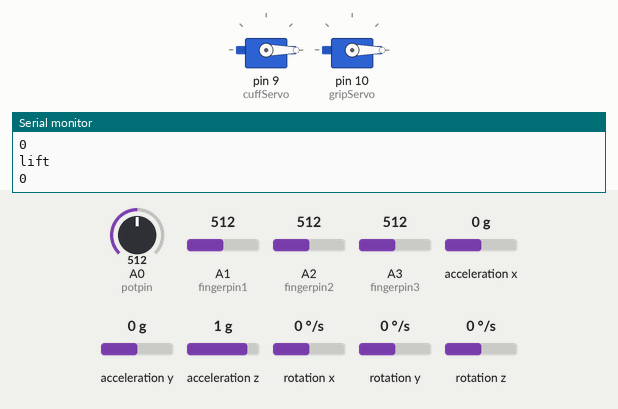
A sketch run on a simulated Arduino Uno, built with avr-gcc and run on an emulated ATmega328P. Shown: 2 × servo, the last lines printed to the serial monitor. Inputs (shaded band) come from the test bench; at power-on: A0 (potpin) = 512, A1 (fingerpin1) = 512, A2 (fingerpin2) = 512, A3 (fingerpin3) = 512, acceleration x 0 g, acceleration y 0 g, acceleration z 1 g, rotation x 0 °/s, rotation y 0 °/s, rotation z 0 °/s.

Above: at 2.7 s.
2.8 s: A0 (potpin) set to 156
5.8 s: A0 (potpin) set to 132
At 7.2 s:
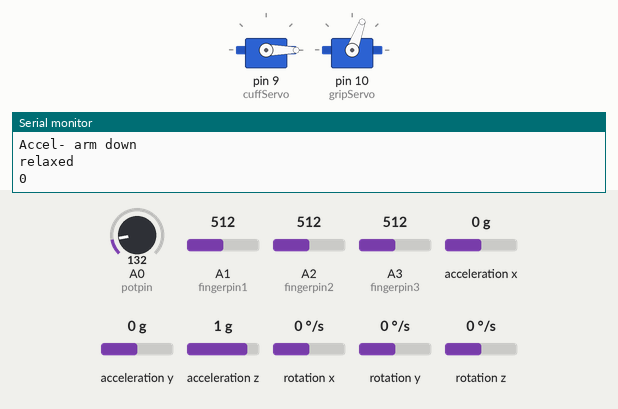
8.0 s: A0 (potpin) set to 306
At 9.2 s:
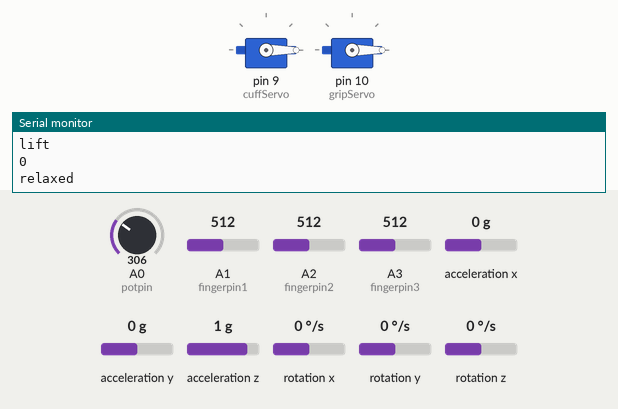
9.5 s: A0 (potpin) set to 70
At 10.7 s:
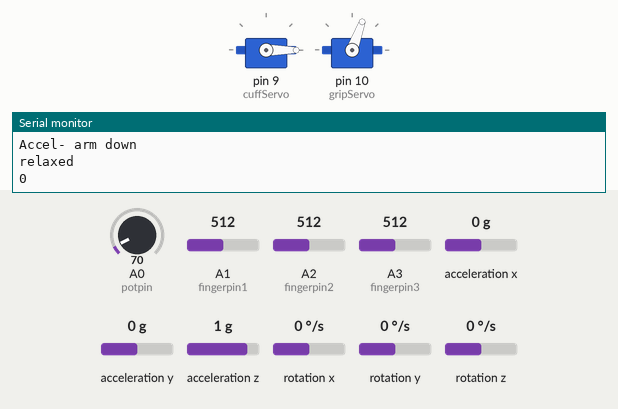
Timing chart, 0 to 12.5 s (numbered marks = the images above; inputs shaded):
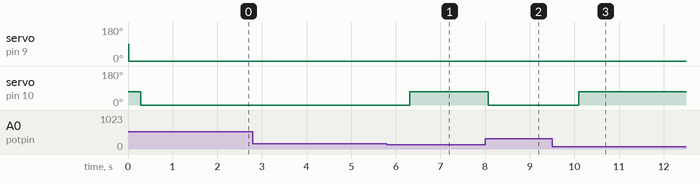

Measured:
- the behaviour switches between 141 and 140 on A0 (potpin) (found by bisection; images 0 and 1)
- after the input at 5.8 s, servo on pin 10 (gripServo): 0° → 70° after 0.52 s
- after the input at 8.0 s, servo on pin 10 (gripServo): 70° → 0° after 0.07 s
- after the input at 9.5 s, servo on pin 10 (gripServo): 0° → 70° after 0.60 s

The sketch:

Master.ino
```cpp
// by Celine Ta and Victoria Preston for POE Project ICF Prosthetics
// last updated: December 10, 2014
/* Reads in sensor data from a potentiometer, accelerometer, and
three piezoresistive pressure pads.  Smooths potentiometer and pressure
data, then finds boxcar average.

Using the sensor data, one of several states is selected, which controls the
servos.  The cuff servo sends a proportional distance to the amount of force
felt by the pressure pads.  The grip servo actuates cable driven fingers.
*/

/************LIBRARIES*****************/
#include <Servo.h>
#include "Wire.h"
#include "I2Cdev.h"
#include "MPU6050.h"
/************VARIABLES*****************/
//Variables for control of servos
Servo cuffServo;
Servo gripServo;

//Variables for raw input of accelerometer
MPU6050 mpu; // create accelerometer object for raw input
int16_t ax, ay, az; // raw parameters for accelerometer
int16_t gx, gy, gz; // raw parameters for gyroscope
//TODO: Re-calibrate for grabbing and when mounted on arm.
int accelThresh= 9; // 4, threshold to determine sensitivity of moving vs. not moving for mapped accelerometer values

//Identifying pins used
int fingerpin1 = 1; //analog pins used for finger sensors
int fingerpin2 = 2;
int fingerpin3 = 3;
int potpin = 0;  // analog pin used to connect the potentiometer

//Vairables for processing data
int grip; //This is for the max pressure sensor reading
int grip1, grip2, grip3;
int bend;    // This is for the elbow potentiometer

const int numReadings = 30;

int gripReadings[numReadings];
int gripIndex = 0;
int gripTotal = 0;
int gripAverage = 0;

int bendReadings[numReadings];
int bendIndex = 0;
int bendTotal = 0;
int bendAverage = 0;

//Variables indicating state
boolean relaxed = 0;
boolean lift = 0;
boolean reach = 0;
boolean grabbing = 0;
boolean hold = 0;
boolean reelees = 0;

//Tracking variables
int looper = 0;
int lastGrip;
int xVal, yVal, zVal; // mapped accelerometer values from -17000-17000 to
int prevX, prevY, prevZ; //tracking "memory" variable for mapped accelerometer values


/************SETUP*****************/
void setup()
{
  Serial.begin(9600); // for debugging in terminal
  cuffServo.attach(9);
  gripServo.attach(10);

  Wire.begin();
  mpu.initialize(); // initialize accelerometer
  Serial.println(mpu.testConnection() ? "Connected" : "Connection failed");

  for (int thisReading=0; thisReading < numReadings; thisReading++){
    gripReadings[thisReading] = 0;
    bendReadings[thisReading] = 0;
  }

  relaxed = 1;
}

/************MAIN LOOP*****************/
void loop()
{
  //get raw data
  mpu.getMotion6(&ax, &ay, &az, &gx, &gy, &gz); // reads raw accelerometer/ gyroscope values
  grip1 = analogRead(fingerpin1);
  grip2 = analogRead(fingerpin2);
  grip3 = analogRead(fingerpin3);
  grip = max(grip1, grip2);
  grip = max(grip, grip3);
  bend = analogRead(potpin);

  //TODO: Filter/ Smooth accelerometer values before mapping
    xVal = map(ax, -17000, 17000, -100, 100);
    yVal = map(ay, -17000, 17000, -100, 100);
    zVal = map(az, -17000, 17000, -100, 100);

    Serial.println(yVal);

  //Find the rolling average for the sensors potentiometer and fingers (smoothing)
  bendTotal = bendTotal-bendReadings[bendIndex];
  bendReadings[bendIndex] = bend;
  bendTotal = bendTotal + bendReadings[bendIndex];
  bendIndex = bendIndex + 1;

  gripTotal = gripTotal-gripReadings[gripIndex];
  gripReadings[gripIndex] = grip;
  gripTotal = gripTotal + gripReadings[gripIndex];
  gripIndex = gripIndex + 1;

  if (bendIndex >= numReadings)
    bendIndex = 0;

  if (gripIndex >= numReadings)
    gripIndex = 0;

  bendAverage = bendTotal/numReadings;
  gripAverage = gripTotal/numReadings;
  //Serial.println(bendAverage);
  //Serial.println(gripAverage);

  //Scale the averages to have a sensical input for the servos
  grip = map(gripAverage, 0, 30, 0, 179);     // Grip bounds may need to be adjusted (this is where calibration tests will be useful!)

  bend = map(bendAverage, 0, 1023, 0, 359);     // Probably also needs to be adjusted, scale it to use it with the servo (value between 0 and 180)

  if (relaxed) {
    relax();
    Serial.println("relaxed");
  }
  else if (lift) {
    arm_lift();
    Serial.println("lift");
  }
  else if (grabbing) {
    grab();
    Serial.println("grab");
  }
  else if (hold) {
    hold_stuff();
    Serial.println("hold");
  }
  else if (reelees) {
    reelees_now();
    Serial.println("release");
  }

  prevX = xVal;
  prevY = yVal;
  prevZ = zVal;
}
/****************RELAX LOOP*************/
void relax() {
  //If arm is by our side (accel reads "down"), relax.  If it moves, its a lift!
  if (bendAverage > 140 && xVal > -75) {
    relaxed = 0;
    lift = 1;
    gripServo.write(0);
    delay(15);                          // waits for the servo to get there
  }
  else {
    //Serial.print(xVal);
    Serial.println("Accel- arm down");
    relaxed = 1;
    gripServo.write(70);                 //'Relaxed hand' position of somewhat closed
    delay(15);
  }
  cuffServo.write(0);
  delay(15);
}
/**************LIFT LOOP***************/
void arm_lift() {
  //If arm bent, then lifting forearm.  If we extend, then we're reaching
if (bendAverage > 140 && yVal> 80) { //90 is straight parallel to floor, 80 for tolerance
  Serial.print("Accel- arm lifted");
  Serial.println(ay);
  lift = 1;
  gripServo.write(0);
 }
 else {
   if (yVal < 90) {
     lift = 0;
     relaxed = 1;
   }
   else {
     lift = 0;
     grabbing = !grabbing;
     reach = 1;
   }
 }
  cuffServo.write(0);
  delay(15);
}
/***********GRAB LOOP****************/
void grab() {
  //If we're not maxed out in force, or over our movement range and arm is extended, grip!
  if (gripAverage < 300 && bendAverage < 150 && looper < 5000) { //gripAverage < 300 as a safety for the objects being picked up.
    grabbing = 1;
    reach = 0;
    cuffServo.write(grip);
    Serial.println("INCREMENTING CUFF SERVO Actuate");
    gripServo.write(map(looper, 0, 5000, 0, 115));
    looper = looper + 15;
    lastGrip = grip;
    delay(15);
  }
  else {
    gripServo.write(map(looper, 0, 5000, 0, 115));
    cuffServo.write(lastGrip);
    Serial.println("WRITING CUFF SERVO Hold");
    hold = 1;
    grabbing = 0;
    //delay(5000); //leave time for user to move to comfortable holding position
  }
}
/**************HOLD LOOP*************/
void hold_stuff() {
  //if extend, we're releasing
  if (bendAverage > 140) {
    reelees = 0;
    hold = 1;
  }
  else {
    reelees = 1;
    hold = 0;
  }
}
/**************REELEES LOOP*********/
void reelees_now() {
  //when releasing, release down to 0.  Then reset.
  if (looper > 0) {
    gripServo.write(map(looper, 0, 5000, 0, 115));
    cuffServo.write(lastGrip);
    Serial.println("INCREMENTING CUFF SERVO");
    lastGrip = grip;
    looper = looper - 15;
    delay(15);
  }
  else {
    relaxed = 1;
    hold = 0;
    reach = 0;
    lastGrip = 0;
    looper = 0;
    grabbing = 0;
    reelees = 0;
    cuffServo.write(lastGrip);
    Serial.println("INCREMENTING CUFF SERVO");
    gripServo.write(looper);
    Serial.println("reset");
    delay(15);
  }
}
```
